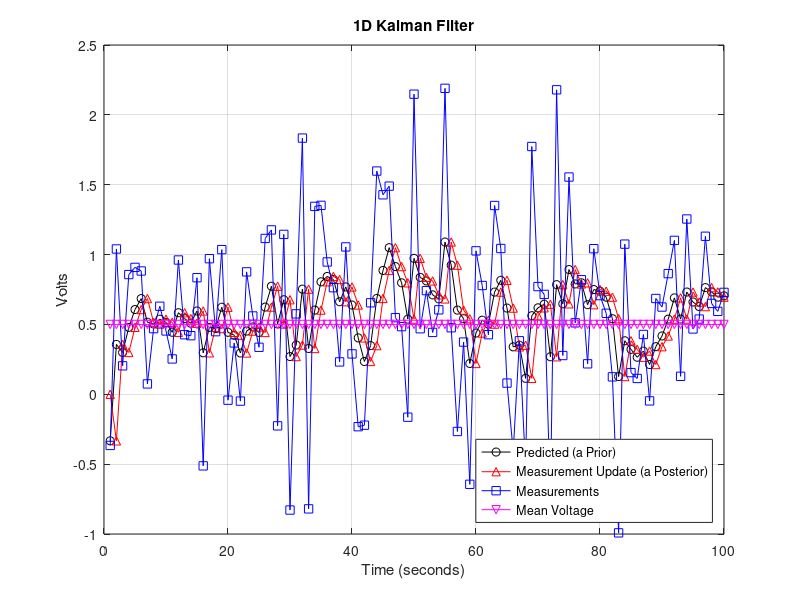
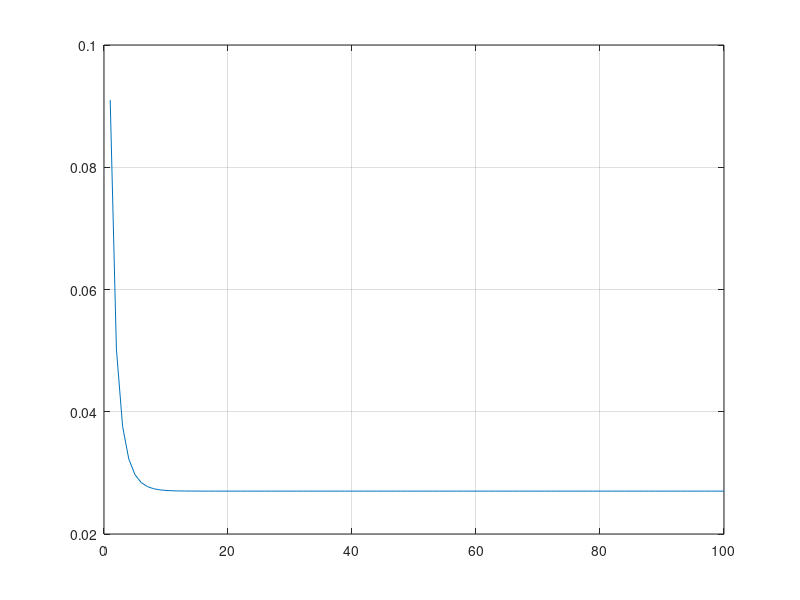
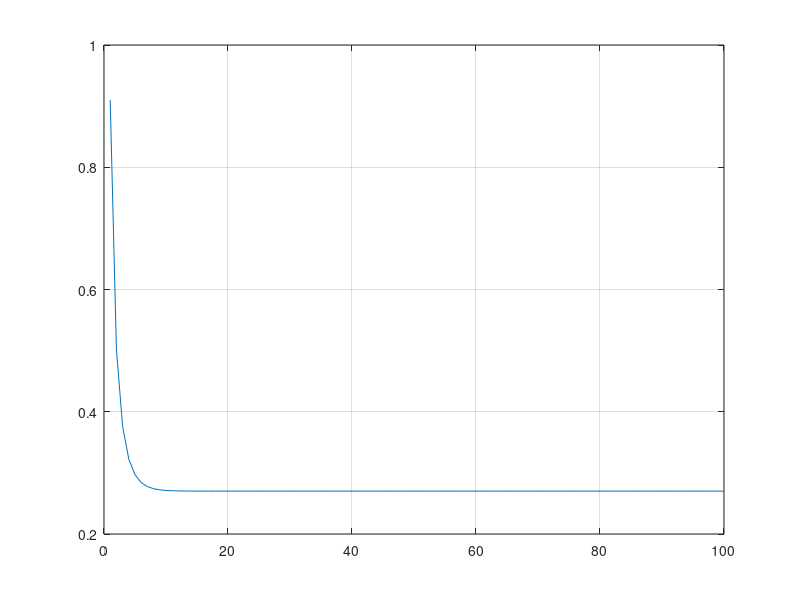

Write the MATLAB code that produced these figures, in order.


%% Environment

close all; clear; clc;
set(0, 'DefaultFigureWindowStyle', 'docked');



%% System Variables

X=0; % Initial position state estimate.
timeStep_ms=1;  % State update time interval.

rng(0);  % Fix pseudo-random number generator to produce identical values.


%% Kalman Filter Variables

x=0;  % Initial position of vehicle.
P=1;  % Variance estimate of initial position.

% Time Update Parameters
A=1;  % State transition matrix.
B=0;  % Control input matrix.
Q=0.01;  % Process noise variance.

% Measurement Update Parameters
H=1;  % Measurement matrix.
R=0.1;  % Measurement noise variance.

% measurements=[ 0.39 0.50 0.48 0.29 0.25 0.32 0.34 0.48 0.41 0.45];
measurements=sqrt(0.5)*randn(1, 1e2)+0.5;



%% Initialize Processing Variables

simulationSize=numel(measurements);
    XX=zeros(1, simulationSize);
    tt=zeros(1, simulationSize);
    xx_predicted=zeros(1, simulationSize);
    xx=zeros(1, simulationSize);
    PP=zeros(1, simulationSize);
    yy=zeros(1, simulationSize);
    kk=zeros(1, simulationSize);



%% Simulating the System

% h1=figure('Name', 'Time Update Gaussian');

for t=1:1:numel(measurements);
    
   % Time Update (Prediction) -  Prior 
    x_predicted=A*x;  % Predicting the new state (mean).
        P=A*P*A.' + Q;  % Update the uncertainty of the new state.
    %
%     figure(h1); hold on; plot([0:0.1:200], normpdf([0:0.1:200], x_predicted, sqrt(P))); grid on; shg;
    
    
    % Measurement Update (Correction) -  Posterior
    K=(H*P*H.'+R)\P*H.';  % Compute Kalman gain.    
        x=x_predicted+K*(measurements(t)-H*x_predicted);  % Update the estimate via y.    
        P=(1-K*H)*P;
	%
%     figure(h1); hold on; plot([0:0.1:200], normpdf([0:0.1:200], x, sqrt(P)), 'r'); shg; pause(1);    
   

	% Store data for plotting prior state values.
    xx_predicted(t)=x_predicted;
    xx(t)=x; PP(t)=P; XX(t)=X; tt(t)=t; kk(t)=K;
    
end



%% Display Results

figure(); ...
    plot(tt, xx, 'k', 'Marker', 'o'); hold on;
    plot(tt, xx_predicted, 'r', 'Marker', '^');
    plot(tt, measurements, 'b', 'Marker', 's');
    plot(tt, 0.5*ones(1, numel(tt)), 'm', 'Marker', 'v');
    legend('Predicted (a Prior)', 'Measurement Update (a Posterior)', 'Measurements', 'Mean Voltage', 'Location', 'SouthEast');
    xlabel('Time (seconds)'); ylabel('Volts'); title('1D Kalman Filter');
    grid on; shg;
    
figure(); plot(tt, PP); grid on; shg;

figure(); plot(tt, kk); grid on; shg;

    
    
%% Clean-up

fprintf(1, '\n*** Processing Complete ***\n');



%% Reference(s)

% http://bilgin.esme.org/BitsAndBytes/KalmanFilterforDummies#

% https://www.mathworks.com/examples/statistics/mw/stats-ex15608473-compute-and-plot-the-normal-distribution-pdf


